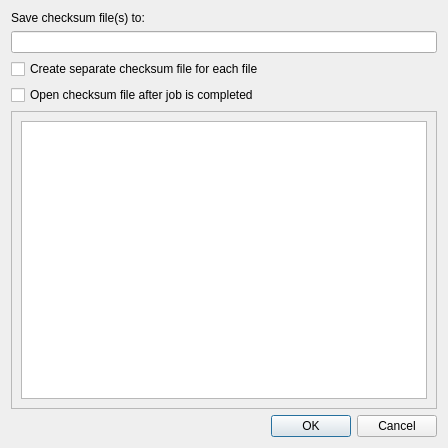
<?xml version="1.0" encoding="UTF-8"?>
<ui version="4.0">
 <class>DialogCalculateChecksum</class>
 <widget class="QDialog" name="DialogCalculateChecksum">
  <property name="geometry">
   <rect>
    <x>0</x>
    <y>0</y>
    <width>448</width>
    <height>448</height>
   </rect>
  </property>
  <property name="sizePolicy">
   <sizepolicy hsizetype="Fixed" vsizetype="Fixed">
    <horstretch>0</horstretch>
    <verstretch>0</verstretch>
   </sizepolicy>
  </property>
  <property name="minimumSize">
   <size>
    <width>448</width>
    <height>448</height>
   </size>
  </property>
  <property name="maximumSize">
   <size>
    <width>448</width>
    <height>448</height>
   </size>
  </property>
  <property name="baseSize">
   <size>
    <width>448</width>
    <height>448</height>
   </size>
  </property>
  <property name="windowTitle">
   <string>Calculate checksum...</string>
  </property>
  <property name="modal">
   <bool>true</bool>
  </property>
  <layout class="QVBoxLayout" name="verticalLayout_2">
   <item>
    <widget class="QLabel" name="labelSaveChecksumFileTo">
     <property name="text">
      <string>Save checksum file(s) to:</string>
     </property>
     <property name="buddy">
      <cstring>lineEditSaveChecksumFileTo</cstring>
     </property>
    </widget>
   </item>
   <item>
    <widget class="QLineEdit" name="lineEditSaveChecksumFileTo"/>
   </item>
   <item>
    <widget class="QCheckBox" name="checkBoxCreateSeparateChecksumFile">
     <property name="text">
      <string>Create separate checksum file for each file</string>
     </property>
    </widget>
   </item>
   <item>
    <widget class="QCheckBox" name="checkBoxOpenChecksumFile">
     <property name="text">
      <string>Open checksum file after job is completed</string>
     </property>
    </widget>
   </item>
   <item>
    <widget class="QScrollArea" name="scrollAreaCheckSum">
     <property name="widgetResizable">
      <bool>true</bool>
     </property>
     <widget class="QWidget" name="scrollAreaWidgetContentsCheckSum">
      <property name="geometry">
       <rect>
        <x>0</x>
        <y>0</y>
        <width>424</width>
        <height>281</height>
       </rect>
      </property>
      <layout class="QVBoxLayout" name="verticalLayout">
       <item>
        <widget class="QTextBrowser" name="textBrowserCheckSum"/>
       </item>
      </layout>
     </widget>
    </widget>
   </item>
   <item>
    <widget class="QDialogButtonBox" name="buttonBox">
     <property name="orientation">
      <enum>Qt::Horizontal</enum>
     </property>
     <property name="standardButtons">
      <set>QDialogButtonBox::Cancel|QDialogButtonBox::Ok</set>
     </property>
    </widget>
   </item>
  </layout>
 </widget>
 <resources/>
 <connections>
  <connection>
   <sender>buttonBox</sender>
   <signal>accepted()</signal>
   <receiver>DialogCalculateChecksum</receiver>
   <slot>accept()</slot>
   <hints>
    <hint type="sourcelabel">
     <x>248</x>
     <y>254</y>
    </hint>
    <hint type="destinationlabel">
     <x>157</x>
     <y>274</y>
    </hint>
   </hints>
  </connection>
  <connection>
   <sender>buttonBox</sender>
   <signal>rejected()</signal>
   <receiver>DialogCalculateChecksum</receiver>
   <slot>reject()</slot>
   <hints>
    <hint type="sourcelabel">
     <x>316</x>
     <y>260</y>
    </hint>
    <hint type="destinationlabel">
     <x>286</x>
     <y>274</y>
    </hint>
   </hints>
  </connection>
 </connections>
</ui>
